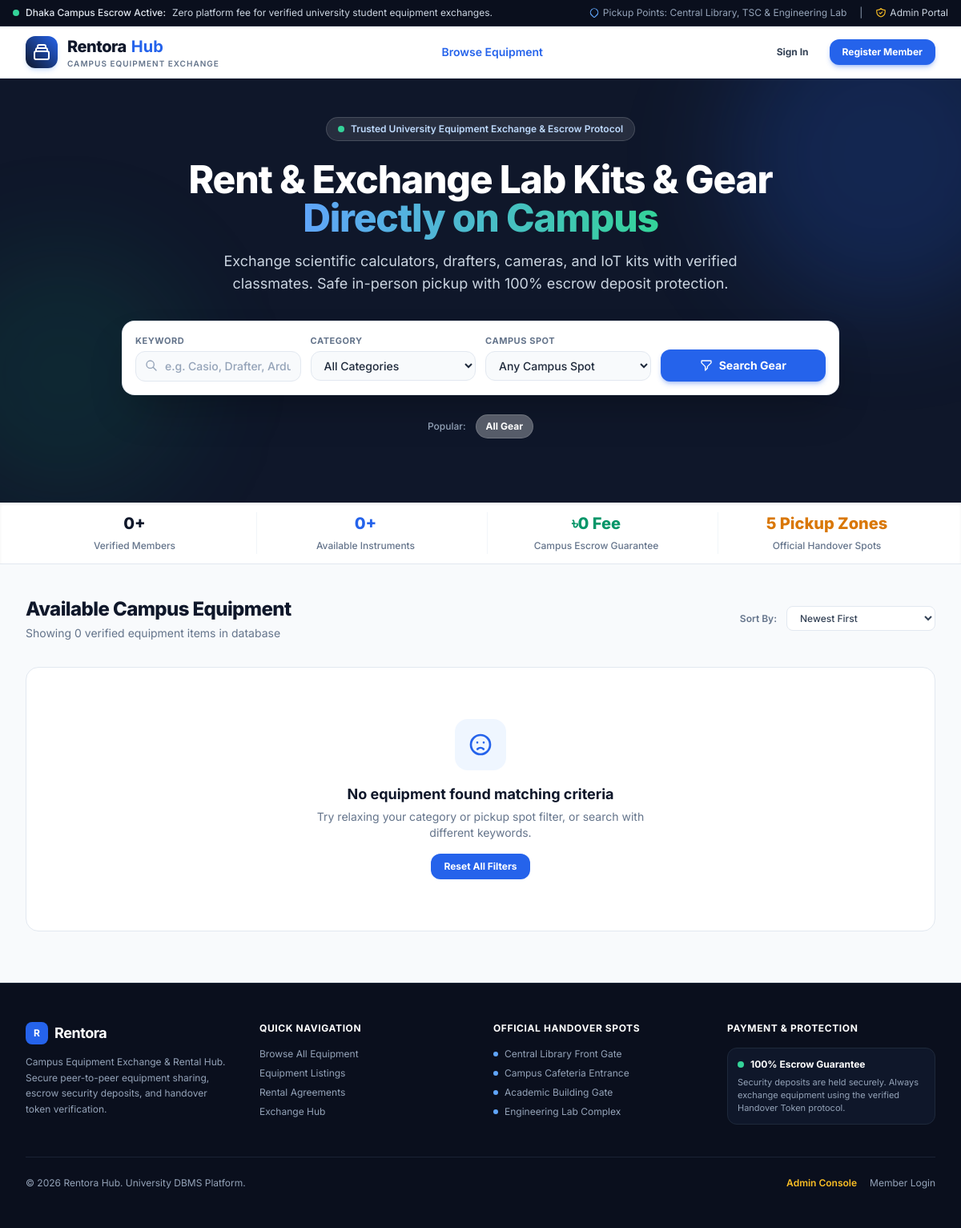
Before: / with the older database file.
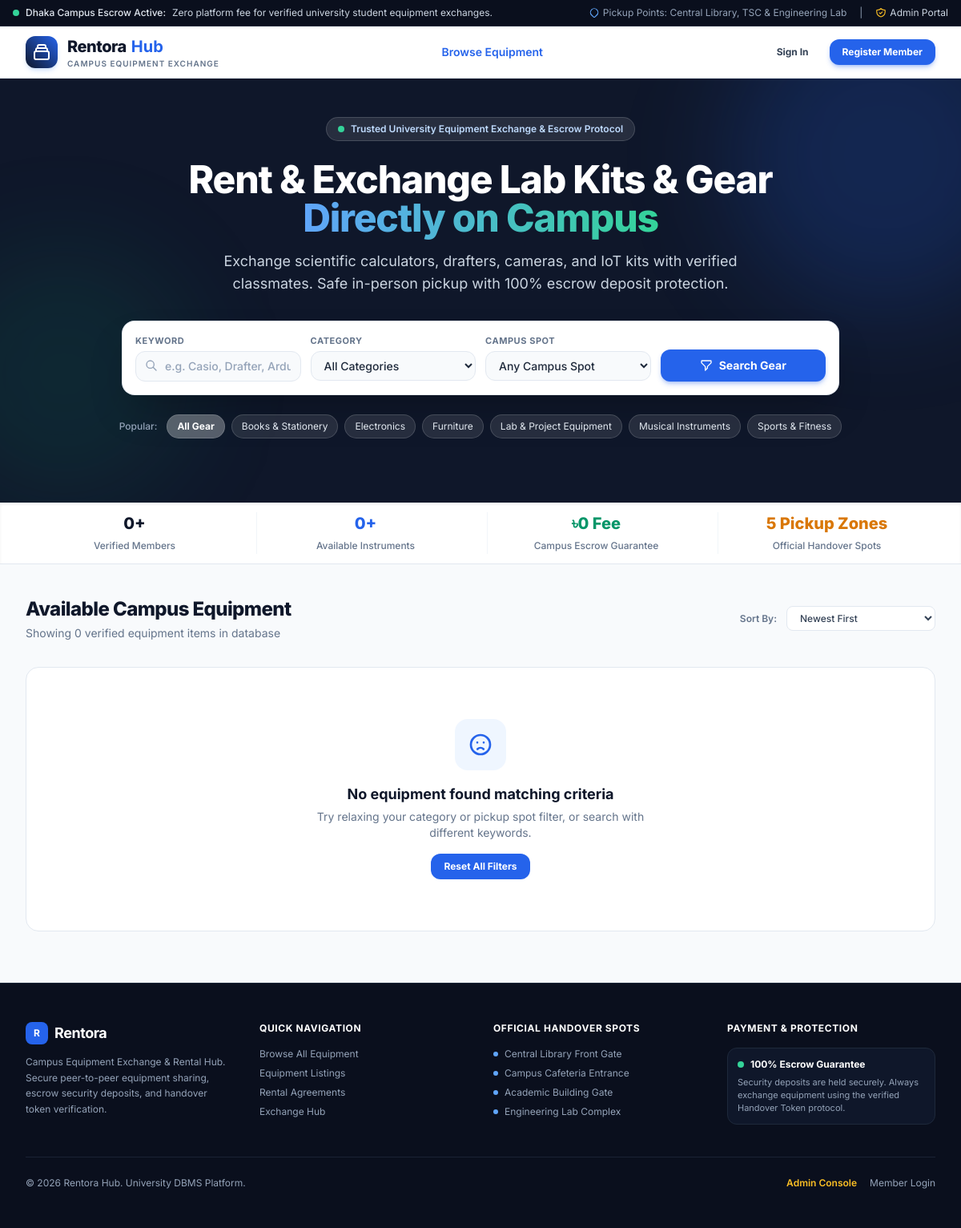
After: the same page with the newer database file.
### tables this page shows
CREATE TABLE category (
    category_id    INT UNSIGNED AUTO_INCREMENT PRIMARY KEY,
    category_name  VARCHAR(50) NOT NULL,
    CONSTRAINT uq_category_name UNIQUE (category_name)
);

### index.php (the view, shortened to what the rows shown need)
<?php
require_once(__DIR__ . '/config/db.php');
$category_id = (isset($_GET['category_id']) && $_GET['category_id'] !== 'ALL' && $_GET['category_id'] !== '') ? (int)$_GET['category_id'] : 0;
$categories = [];
try {
    $catStmt = $pdo->query("
        SELECT c.category_id, c.category_name, COUNT(e.equipment_id) as item_count
        FROM category c
        LEFT JOIN equipment e ON c.category_id = e.category_id AND e.availability_status = 'Available'
        GROUP BY c.category_id, c.category_name
        ORDER BY c.category_name ASC
    ");
    $categories = $catStmt->fetchAll();
} catch (Exception $e) {
    $categories = [];
}
require_once(__DIR__ . '/includes/header.php');
?>
  <section class="relative bg-gradient-to-b from-navy-900 via-navy-900 to-slate-900 text-white pt-12 pb-20 overflow-hidden">
    <div class="relative max-w-7xl mx-auto px-4 sm:px-6 lg:px-8 text-center">
      <h1 class="text-3xl sm:text-4xl lg:text-5xl font-extrabold tracking-tight text-white max-w-3xl mx-auto leading-tight">
        Rent & Exchange Lab Kits & Gear <span class="text-transparent bg-clip-text bg-gradient-to-r from-blue-400 to-emerald-400">Directly on Campus</span>
      </h1>
      <div class="mt-6 flex flex-wrap justify-center items-center gap-2 text-xs">
        <span class="text-slate-400 font-medium mr-1">Popular:</span>
        <a href="index.php" class="px-3 py-1.5 rounded-full <?php echo ($category_id === 0) ? 'bg-white/30 text-white font-bold' : 'bg-white/10 text-slate-200'; ?> hover:bg-white/20 transition-colors border border-white/15">
          All Gear
        </a>
        <?php foreach ($categories as $cat): ?>
          <?php $cid = $cat['category_id'] ?? $cat['id']; ?>
          <a href="index.php?category_id=<?php echo $cid; ?>" class="px-3 py-1.5 rounded-full <?php echo ($category_id == $cid) ? 'bg-white/30 text-white font-bold' : 'bg-white/10 text-slate-200'; ?> hover:bg-white/20 transition-colors border border-white/15">
            <?php echo htmlspecialchars($cat['category_name'] ?? $cat['name'] ?? ''); ?>
          </a>
        <?php endforeach; ?>
      </div>
    </div>
  </section>
  <main class="flex-1 max-w-7xl mx-auto px-4 sm:px-6 lg:px-8 py-10 w-full">
    <div class="flex flex-col sm:flex-row justify-between items-start sm:items-center gap-4 mb-8">
      <div>
        <h2 class="text-2xl font-extrabold text-navy-900 tracking-tight">Available Campus Equipment</h2>
      </div>
    </div>
  </main>
<?php require_once(__DIR__ . '/includes/footer.php'); ?>

Changed rows visible on the page:
added category: category_name "Books & Stationery"
added category: category_name "Electronics"
added category: category_name "Furniture"
added category: category_name "Lab & Project Equipment"
added category: category_name "Musical Instruments"
added category: category_name "Sports & Fitness"
